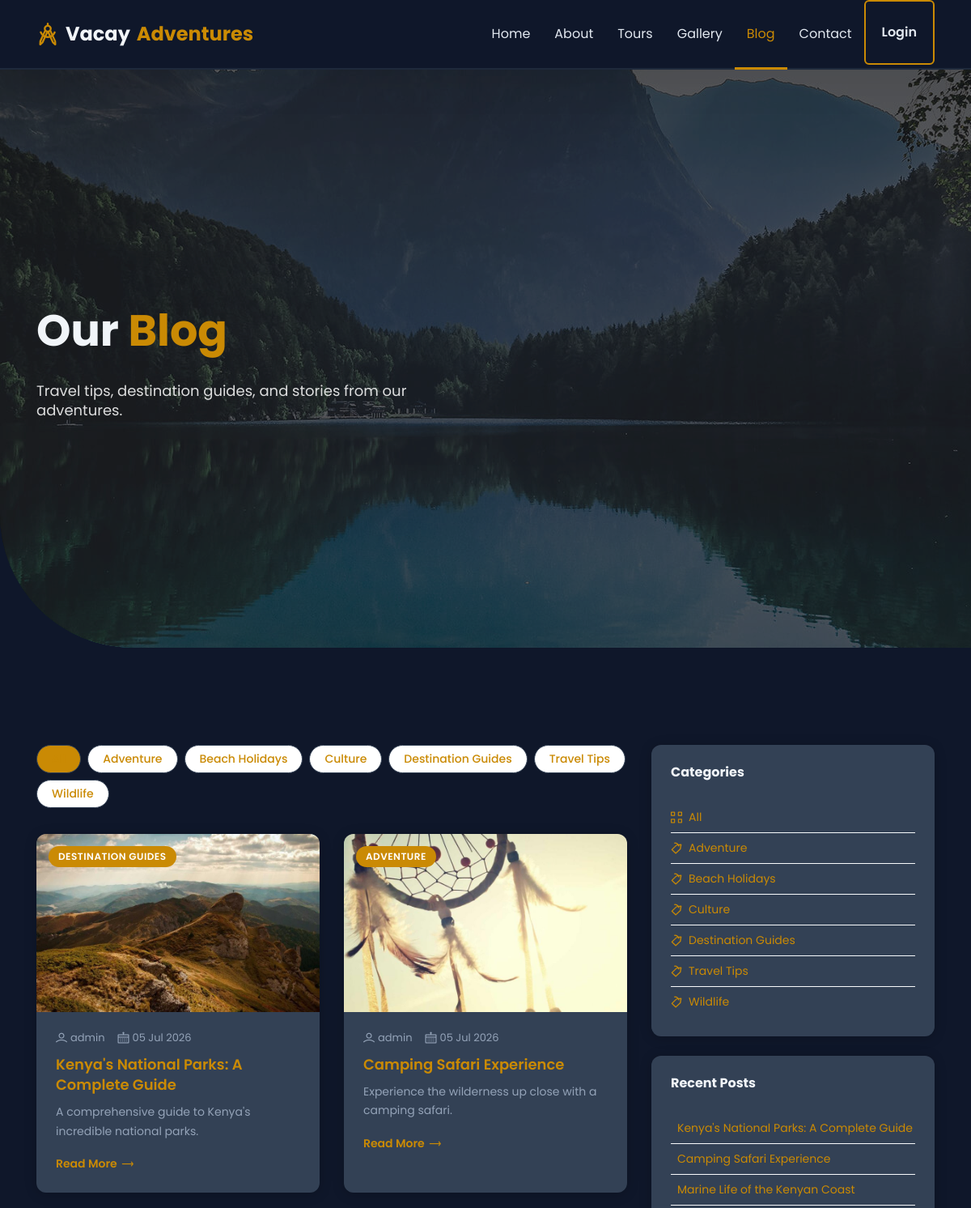
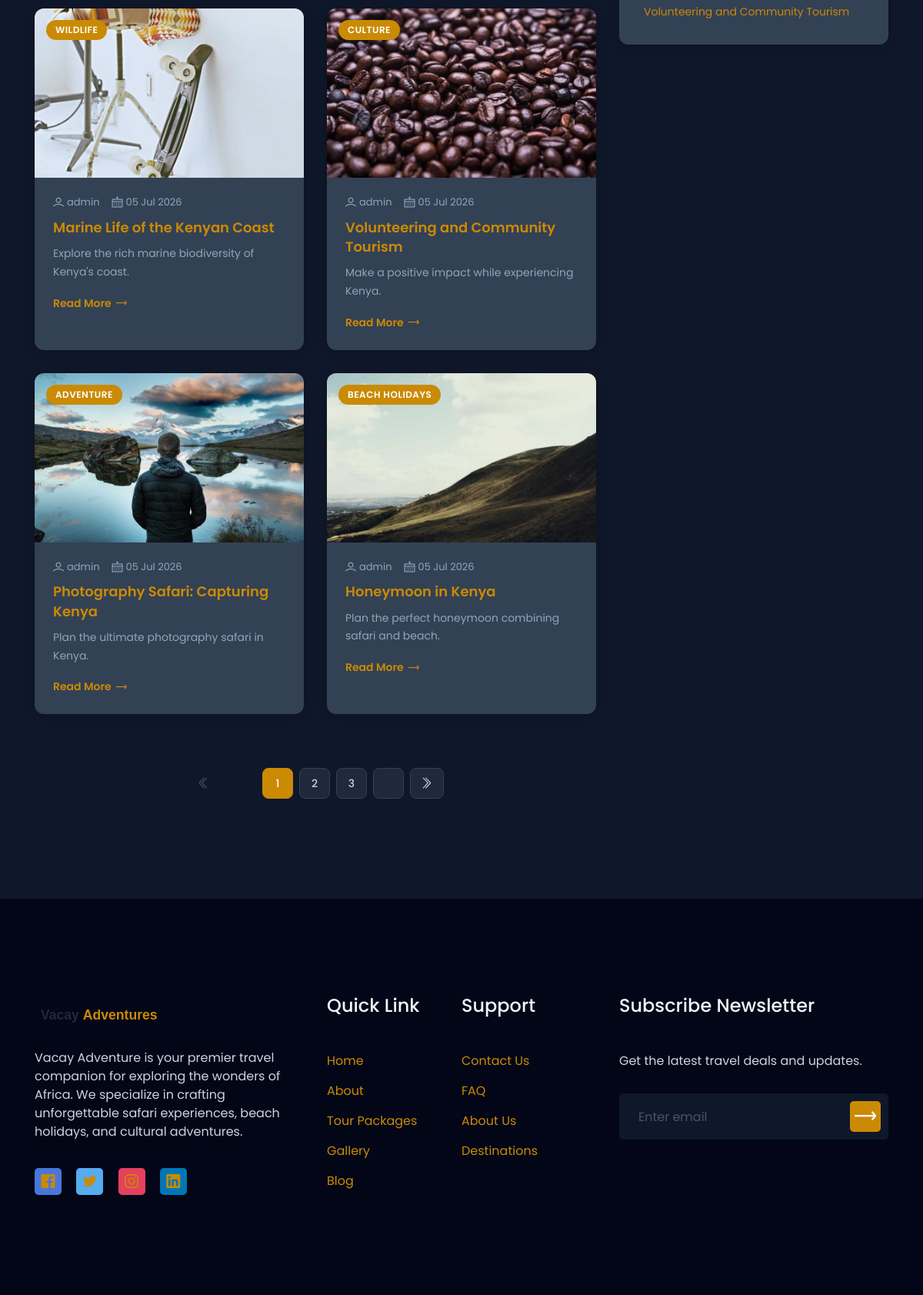
Screenshot of /blog/ with the database file from the repository (2 pictures, top to bottom).
### blog/models.py (models this page shows, shortened)
class BlogCategory(models.Model):
    name = models.CharField(max_length=200)
    slug = models.SlugField(unique=True, blank=True)
    class Meta:
        verbose_name_plural = 'Blog Categories'
        ordering = ['name']

class BlogPost(models.Model):
    STATUS_CHOICES = [('draft', 'Draft'), ('published', 'Published')]
    title = models.CharField(max_length=300)
    slug = models.SlugField(unique=True, blank=True)
    category = models.ForeignKey(BlogCategory, on_delete=models.SET_NULL, null=True, related_name='posts')
    author = models.ForeignKey(User, on_delete=models.SET_NULL, null=True, related_name='blog_posts')
    content = models.TextField()
    excerpt = models.TextField(max_length=500, blank=True)
    featured_image = models.ImageField(upload_to='blog/', blank=True, null=True)
    status = models.CharField(max_length=20, choices=STATUS_CHOICES, default='published')
    is_featured = models.BooleanField(default=False)
    created_at = models.DateTimeField(auto_now_add=True)
    updated_at = models.DateTimeField(auto_now=True)
    class Meta:
        ordering = ['-created_at']

### core/models.py (models this page shows, shortened)
class SiteSetting(models.Model):
    site_name = models.CharField(max_length=200, default='Vacay Adventure')
    tagline = models.CharField(max_length=500, blank=True)
    logo = models.ImageField(upload_to='settings/', blank=True, null=True)
    favicon = models.ImageField(upload_to='settings/', blank=True, null=True)
    email = models.EmailField(blank=True)
    phone = models.CharField(max_length=20, blank=True)
    address = models.CharField(max_length=500, blank=True)
    facebook = models.URLField(blank=True)
    twitter = models.URLField(blank=True)
    instagram = models.URLField(blank=True)
    linkedin = models.URLField(blank=True)
    youtube = models.URLField(blank=True)
    about_short = models.TextField(blank=True)
    about_image = models.ImageField(upload_to='settings/', blank=True, null=True)
    trips_done = models.IntegerField(default=0)
    corporate_clients = models.IntegerField(default=0)
    visited_countries = models.IntegerField(default=0)
    team_members = models.IntegerField(default=0)
    hero_video_url = models.URLField(blank=True, help_text='Direct MP4 URL for the hero background video. Leave blank for default safari video.')
    created_at = models.DateTimeField(auto_now_add=True)
    updated_at = models.DateTimeField(auto_now=True)
    class Meta:
        verbose_name = 'Site Setting'
        verbose_name_plural = 'Site Settings'

### blog/views.py (the view)
# urls.py: path('', views.blog_list, name='blog_list'),
def blog_list(request):
    posts_list = BlogPost.objects.filter(status='published').order_by('-created_at')
    category_slug = request.GET.get('category')
    if category_slug:
        posts_list = posts_list.filter(category__slug=category_slug)
    paginator = Paginator(posts_list, 6)
    page = request.GET.get('page', 1)
    try:
        posts = paginator.page(page)
    except PageNotAnInteger:
        posts = paginator.page(1)
    except EmptyPage:
        posts = paginator.page(paginator.num_pages)
    categories = BlogCategory.objects.all()
    recent_posts = BlogPost.objects.filter(status='published')[:4]
    featured_posts = BlogPost.objects.filter(status='published', is_featured=True)[:2]
    return render(request, 'blog/blog_list.html', {
        'posts': posts,
        'categories': categories,
        'current_category': category_slug,
        'recent_posts': recent_posts,
        'featured_posts': featured_posts,
    })

### templates/blog/blog_list.html (shortened to what this page needs)
{% extends 'base.html' %}
{% load static %}
{% block hero %}
<section class="header_area hero-video-wrap">
    <div class="video-bg">
        <video autoplay muted loop playsinline poster="{% static 'images/hero-area.jpg' %}">
            <source src="{{ site_settings.hero_video_url|default:'https://assets.mixkit.co/videos/3661/3661-720.mp4' }}" type="video/mp4">
        </video>
    </div>
    <div class="video-overlay"></div>
    <div id="home" class="header_slider">
        <div class="single_slider bg_cover d-flex align-items-center">
            <div class="container">
                <div class="row">
                    <div class="col-lg-6 col-md-8">
                        <div class="slider_content">
                            <h2 class="slider_title wow fadeInLeftBig" data-wow-duration="1.3s" data-wow-delay="0.2s">Our <span>Blog</span></h2>
                            <p class="wow fadeInLeftBig" data-wow-duration="1.3s" data-wow-delay="0.5s">Travel tips, destination guides, and stories from our adventures.</p>
                        </div>
                    </div>
                </div>
            </div>
        </div>
    </div>
</section>
{% endblock %}
{% block content %}
<section class="pt-120 pb-130">
    <div class="container">
        <div class="row">
            <div class="col-lg-8">
                <div class="category-pills">
                    <a href="{% url 'blog:blog_list' %}" class="{% if not current_category %}active{% endif %}">All</a>
                    {% for cat in categories %}
                    <a href="?category={{ cat.slug }}" class="{% if current_category == cat.slug %}active{% endif %}">{{ cat.name }}</a>
                    {% endfor %}
                </div>
                <div class="row">
                    {% for post in posts %}
                    <div class="col-md-6 mb-30">
                        <div class="blog-grid-card">
                            <div class="blog-img-wrap">
                                {% if post.featured_image %}
                                <img src="{{ post.featured_image.url }}" alt="{{ post.title }}">
                                {% else %}
                                <img src="{% static 'images/blog-1.jpg' %}" alt="{{ post.title }}">
                                {% endif %}
                                {% if post.category %}
                                <span class="blog-cat-badge">{{ post.category.name }}</span>
                                {% endif %}
                            </div>
                            <div class="blog-body">
                                <div class="blog-meta">
                                    <span><i class="lni lni-user"></i> {{ post.author|default:'Admin' }}</span>
                                    <span><i class="lni lni-calendar"></i> {{ post.created_at|date:'d M Y' }}</span>
                                </div>
                                <h5 class="blog-title"><a href="{% url 'blog:blog_detail' post.slug %}">{{ post.title }}</a></h5>
                                <p class="blog-excerpt">{{ post.excerpt|default:post.content|striptags|truncatewords:25 }}</p>
                                <a href="{% url 'blog:blog_detail' post.slug %}" class="blog-readmore">Read More <i class="lni lni-arrow-right"></i></a>
                            </div>
                        </div>
                    </div>
                    {% empty %}
                    <div class="col-12 text-center"><p style="color:#64748b;">No blog posts yet.</p></div>
                    {% endfor %}
                </div>
                {% if posts.has_other_pages %}
                <div class="pagination-modern">
                    {% if posts.has_previous %}
                    <a href="?page=1{% if current_category %}&category={{ current_category }}{% endif %}"><i class="lni lni-angle-double-left"></i></a>
                    <a href="?page={{ posts.previous_page_number }}{% if current_category %}&category={{ current_category }}{% endif %}"><i class="lni lni-angle-left"></i></a>
                    {% else %}
                    <span class="disabled"><i class="lni lni-angle-double-left"></i></span>
                    <span class="disabled"></span>
                    {% endif %}
                    {% for i in posts.paginator.page_range %}
                        {% if posts.number == i %}
                        <span class="current">{{ i }}</span>
                        {% elif i > posts.number|add:'-3' and i < posts.number|add:'3' %}
                        <a href="?page={{ i }}{% if current_category %}&category={{ current_category }}{% endif %}">{{ i }}</a>
                        {% endif %}
                    {% endfor %}
                    {% if posts.has_next %}
                    <a href="?page={{ posts.next_page_number }}{% if current_category %}&category={{ current_category }}{% endif %}"></a>
                    <a href="?page={{ posts.paginator.num_pages }}{% if current_category %}&category={{ current_category }}{% endif %}"><i class="lni lni-angle-double-right"></i></a>
                    {% else %}
                    <span class="disabled"><i class="lni lni-angle-right"></i></span>
                    <span class="disabled"><i class="lni lni-angle-double-right"></i></span>
                    {% endif %}
                </div>
                {% endif %}
            </div>
            <div class="col-lg-4">
                <div class="sidebar-card">
                    <h4>Categories</h4>
                    <ul>
                        <li><a href="{% url 'blog:blog_list' %}" class="{% if not current_category %}active{% endif %}"><i class="lni lni-grid-alt"></i> All</a></li>
                        {% for cat in categories %}
                        <li><a href="?category={{ cat.slug }}" {% if current_category == cat.slug %}style="color:#ca8a04;font-weight:600;"{% endif %}><i class="lni lni-tag"></i> {{ cat.name }}</a></li>
                        {% endfor %}
                    </ul>
                </div>
                <div class="sidebar-card">
                    <h4>Recent Posts</h4>
                    <ul>
                        {% for rp in recent_posts %}
                        <li><a href="{% url 'blog:blog_detail' rp.slug %}"> {{ rp.title|truncatewords:8 }}</a></li>
                        {% empty %}
                        <li style="color:#64748b;font-size:14px;">No posts yet.</li>
                        {% endfor %}
                    </ul>
                </div>
            </div>
        </div>
    </div>
</section>
{% endblock %}

### templates/includes/footer.html (shortened to what this page needs)
{% load static %}
<section id="footer" class="footer_area">
    <div class="footer_widget pt-80 pb-130">
        <div class="container">
            <div class="row">
                <div class="col-lg-4 col-md-6 order-md-1 order-lg-1">
                    <div class="footer_about mt-50">
                        <a href="/">
                            {% if site_settings and site_settings.logo %}
                            <img src="{{ site_settings.logo.url }}" alt="{{ site_settings.site_name }}" height="40">
                            {% else %}
                            <img src="{% static 'images/logo.svg' %}" alt="Vacay Adventure" height="40">
                            {% endif %}
                        </a>
                        <p>{{ site_settings.about_short|default:'Explore the world with confidence. Vacay Adventure offers unforgettable travel experiences across Africa.' }}</p>
                        <ul class="social">
                            {% if site_settings.facebook %}<li><a class="social_1" href="{{ site_settings.facebook }}"><i class="lni lni-facebook-original"></i></a></li>{% endif %}
                            {% if site_settings.twitter %}<li><a class="social_2" href="{{ site_settings.twitter }}"><i class="lni lni-twitter-original"></i></a></li>{% endif %}
                            {% if site_settings.instagram %}<li><a class="social_3" href="{{ site_settings.instagram }}"><i class="lni lni-instagram-original"></i></a></li>{% endif %}
                            {% if site_settings.linkedin %}<li><a class="social_4" href="{{ site_settings.linkedin }}"><i class="lni lni-linkedin-original"></i></a></li>{% endif %}
                        </ul>
                    </div>
                </div>
                <div class="col-lg-4 col-md-12 order-md-3 order-lg-2">
                    <div class="footer_link_wrapper d-flex flex-wrap">
                        <div class="footer_link mt-45">
                            <h4 class="footer_title">Quick Link</h4>
                            <ul class="link">
                                <li><a href="/">Home</a></li>
                                <li><a href="/about/">About</a></li>
                                <li><a href="/tours/">Tour Packages</a></li>
                                <li><a href="/gallery/">Gallery</a></li>
                                <li><a href="/blog/">Blog</a></li>
                            </ul>
                        </div>
                        <div class="footer_link mt-45">
                            <h4 class="footer_title">Support</h4>
                            <ul class="link">
                                <li><a href="/contact/">Contact Us</a></li>
                                <li><a href="/faq/">FAQ</a></li>
                                <li><a href="/about/">About Us</a></li>
                                <li><a href="/destinations/">Destinations</a></li>
                            </ul>
                        </div>
                    </div>
                </div>
                <div class="col-lg-4 col-md-6 order-md-2 order-lg-3">
                    <div class="footer_subscribe mt-45">
                        <h4 class="footer_title">Subscribe Newsletter</h4>
                        <p>Get the latest travel deals and updates.</p>
                        <div class="subscribe_form">
                            <form action="{% url 'newsletter_subscribe' %}" method="POST">
                                <input type="email" name="email" placeholder="Enter email" required>
                                <button type="submit"><i class="lni lni-arrow-right"></i></button>
                            </form>
                        </div>
                    </div>
                </div>
            </div>
        </div>
    </div>
</section>

### rows the page displays
BlogCategory: name "Adventure"
BlogCategory: name "Beach Holidays"
BlogCategory: name "Culture"
BlogCategory: name "Destination Guides"
BlogCategory: name "Travel Tips"
BlogCategory: name "Wildlife"
BlogPost: featured_image (picture), category.name "DESTINATION GUIDES", author "admin", created_at "05 Jul 2026", title "Kenya's National Parks: A Complete Guide", excerpt "A comprehensive guide to Kenya's incredible national parks."
BlogPost: featured_image (picture), category.name "ADVENTURE", author "admin", created_at "05 Jul 2026", title "Camping Safari Experience", excerpt "Experience the wilderness up close with a camping safari."
BlogPost: featured_image (picture), category.name "WILDLIFE", author "admin", created_at "05 Jul 2026", title "Marine Life of the Kenyan Coast", excerpt "Explore the rich marine biodiversity of Kenya's coast."
BlogPost: featured_image (picture), category.name "CULTURE", author "admin", created_at "05 Jul 2026", title "Volunteering and Community Tourism", excerpt "Make a positive impact while experiencing Kenya."
BlogPost: featured_image (picture), category.name "ADVENTURE", author "admin", created_at "05 Jul 2026", title "Photography Safari: Capturing Kenya", excerpt "Plan the ultimate photography safari in Kenya."
BlogPost: featured_image (picture), category.name "BEACH HOLIDAYS", author "admin", created_at "05 Jul 2026", title "Honeymoon in Kenya", excerpt "Plan the perfect honeymoon combining safari and beach."
SiteSetting: about_short "Vacay Adventure is your premier travel companion for exploring the wonders of Africa. We specialize in crafting unforgettable safari experiences, beach holidays, and cultural adventures."

### other values shown
{{ i }} "1"
{{ i }} "2" "3"
